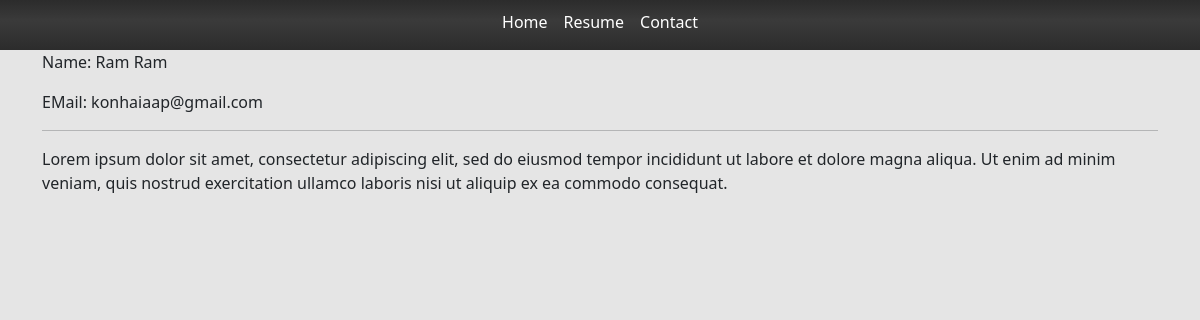
Page /message/34cfedd88f724d299441ed52eeb4b914/ on the committed database.
### base/models.py (models this page shows, shortened)
class Message(models.Model) :
    name = models.CharField(max_length=200,null =True)
    email = models.CharField(max_length=200,null =True)
    subject = models.CharField(max_length=200,null =True)
    body = models.TextField()
    is_read = models.BooleanField(default= False)
    created = models.DateTimeField(auto_now_add=True)
    id = models.UUIDField(default=uuid.uuid4 , unique=True , primary_key=True , editable= False)

### base/views.py (the view)
# urls.py: path('message/<str:pk>/',views.messagePage,name="message"),
def messagePage(request, pk):
    message = Message.objects.get(id = pk)
    message.is_read = True
    message.save()
    context = { 'message': message}
    return render(request , 'base/message.html', context)

### base/templates/base/message.html
{% extends 'base/main.html' %}
{%load static %}
{% block content %}
<div class="container">
    <p>Name: {{message.name}} </p>
    <p>EMail: {{message.email}} </p>
    <hr>
    <p>{{message.body}} </p>
</div>
{% endblock content %}

### static/styles/main.css (style rules this page uses)
body { background-color: #e5e5e5; }

### rows in the picture
Message: name "Ram Ram", email "konhaiaap@gmail.com", body "Lorem ipsum dolor sit amet, consectetur adipiscing elit, sed do eiusmod tempor incididunt ut labore et dolore magna aliqua. Ut enim ad minim veniam, quis nostrud exercitation ullamco laboris nisi ut aliquip ex ea commodo consequat."
